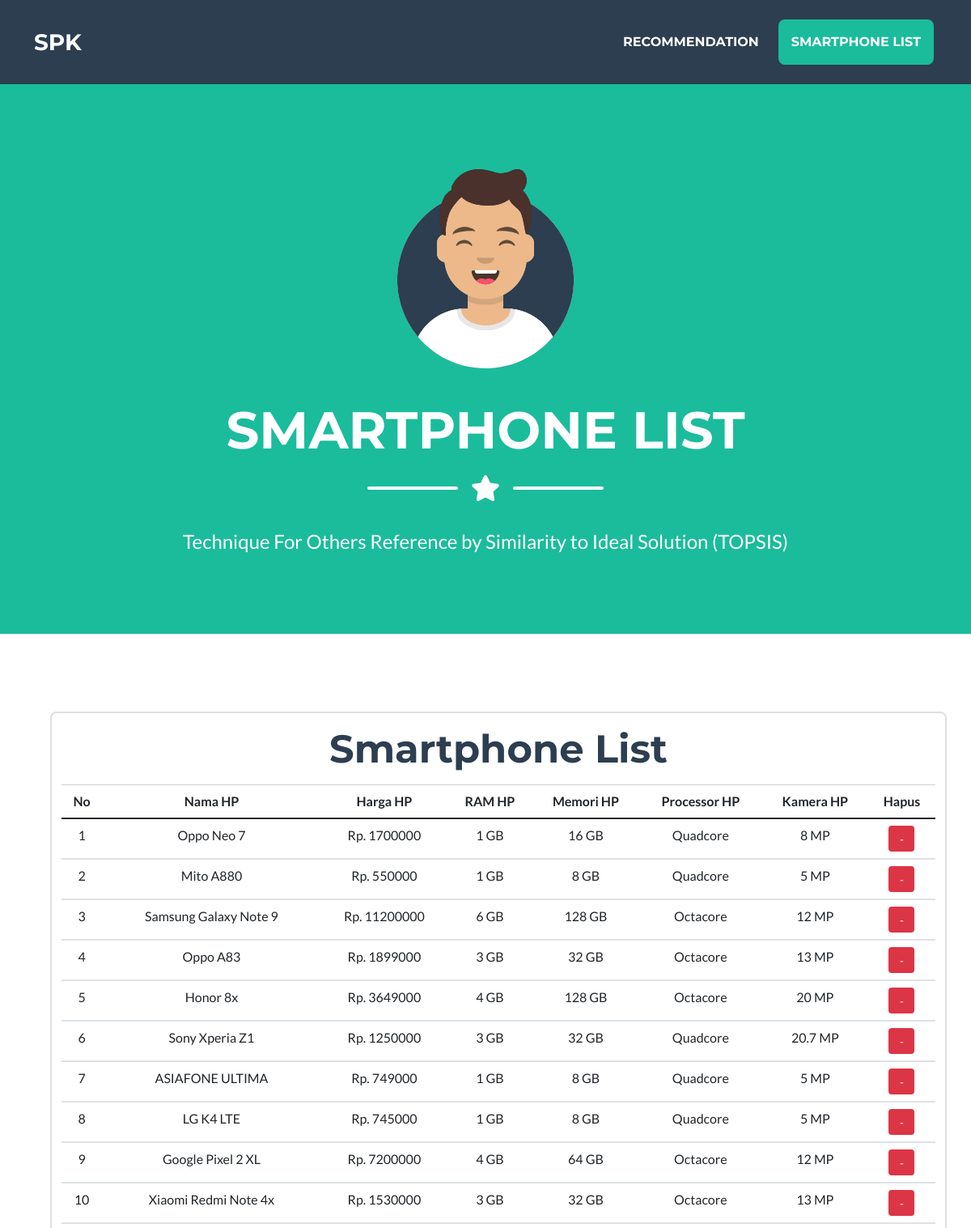
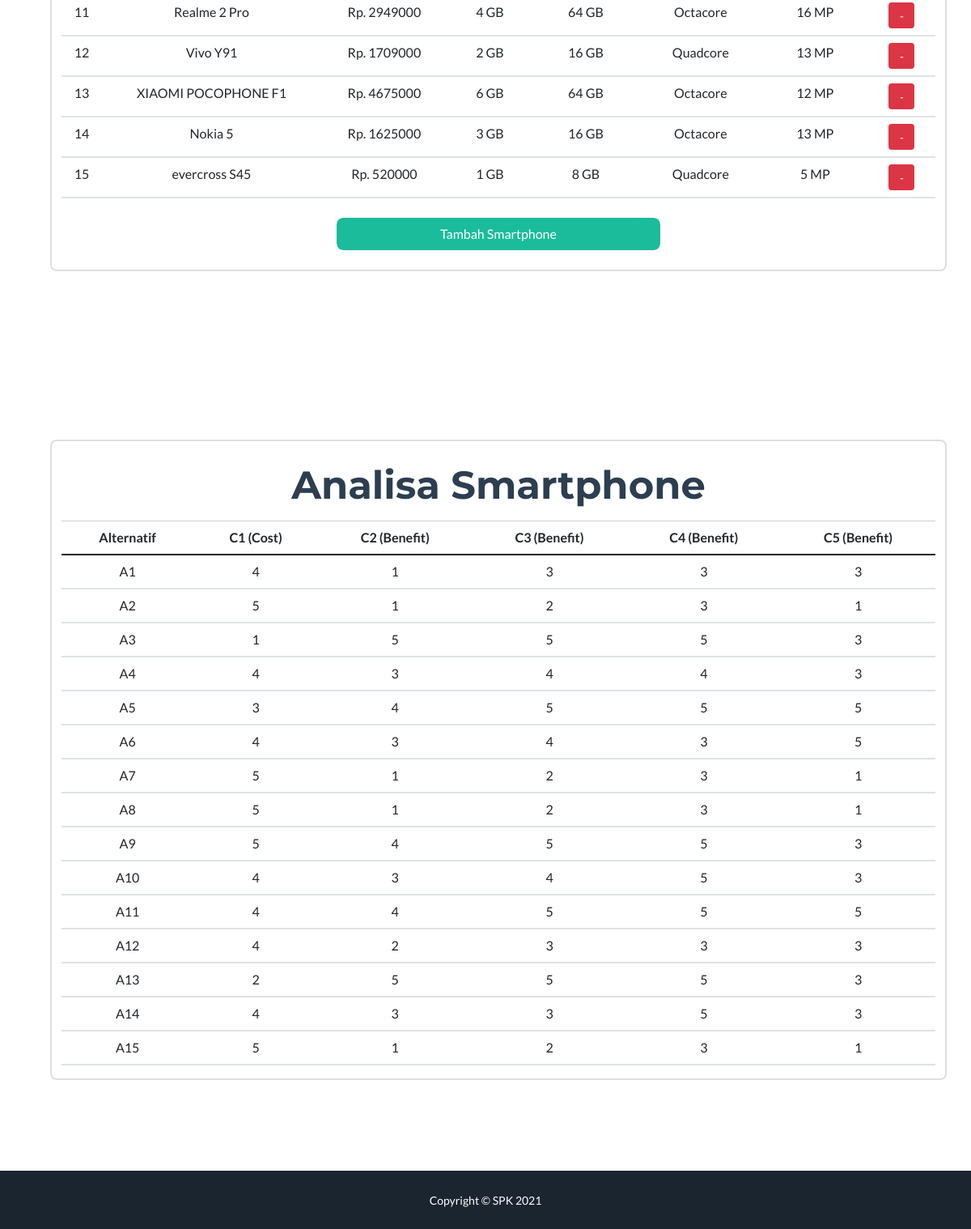
Page /list.php on the committed database (2 pictures, top to bottom).
### tables this page shows
CREATE TABLE `data_hp` (
  `id_hp` int(4) NOT NULL,
  `nama_hp` varchar(256) NOT NULL,
  `harga_hp` varchar(64) NOT NULL,
  `ram_hp` varchar(64) NOT NULL,
  `memori_hp` varchar(64) NOT NULL,
  `processor_hp` varchar(64) NOT NULL,
  `kamera_hp` varchar(64) NOT NULL,
  `harga_angka` varchar(64) NOT NULL,
  `ram_angka` varchar(64) NOT NULL,
  `memori_angka` varchar(64) NOT NULL,
  `processor_angka` varchar(64) NOT NULL,
  `kamera_angka` varchar(64) NOT NULL
);

### list.php (the view, shortened to what this page needs)
<?php
include('koneksi.php');
?>
<!DOCTYPE html>
<html lang="en">
<head>
    <link href="css/styles.css" rel="stylesheet" />
</head>
<body id="page-top">
    <nav class="navbar navbar-expand-lg bg-secondary text-uppercase fixed-top" id="mainNav">
        <div class="container">
            <a class="navbar-brand" href="index.php">SPK</a>
            <div class="collapse navbar-collapse" id="navbarResponsive">
                <ul class="navbar-nav ms-auto">
                    <li class="nav-item mx-0 mx-lg-1"><a class="nav-link py-3 px-0 px-lg-3 rounded" href="recommendation.php">Recommendation</a></li>
                    <li class="nav-item mx-0 mx-lg-1"><a class="nav-link py-3 px-0 px-lg-3 rounded active" href="list.php">Smartphone List</a></li>
                </ul>
            </div>
        </div>
    </nav>
    <header class="masthead bg-primary text-white text-center">
        <div class="container d-flex align-items-center flex-column">
            <img class="masthead-avatar mb-5" src="assets/img/avataaars.svg" alt="..." />
            <h1 class="masthead-heading text-uppercase mb-0">SmartPhone List</h1>
            <div class="divider-custom divider-light">
                <div class="divider-custom-line"></div>
                <div class="divider-custom-icon"><i class="fas fa-star"></i></div>
                <div class="divider-custom-line"></div>
            </div>
            <p class="masthead-subheading font-weight-light mb-0">Technique For Others Reference by Similarity to Ideal Solution (TOPSIS)</p>
        </div>
    </header>
    <section class="page-section portfolio" id="portfolio">
        <div class="container">
            <div class="section-card">
                <ul>
                    <div class="row">
                        <div class="card">
                            <div class="card-content">
                                <h2 class="page-section-heading text-center text-secondary m-4">Smartphone List</h2>
                                <table id="table_id" class="table" style="width:100%">
                                    <thead style="border-top: 1px solid #d0d0d0;">
                                        <tr>
                                            <th>
                                                <center>No </center>
                                            </th>
                                            <th>
                                                <center>Nama HP</center>
                                            </th>
                                            <th>
                                                <center>Harga HP</center>
                                            </th>
                                            <th>
                                                <center>RAM HP</center>
                                            </th>
                                            <th>
                                                <center>Memori HP</center>
                                            </th>
                                            <th>
                                                <center>Processor HP</center>
                                            </th>
                                            <th>
                                                <center>Kamera HP</center>
                                            </th>
                                            <th>
                                                <center>Hapus</center>
                                            </th>
                                        </tr>
                                    </thead>
                                    <tbody>
                                        <?php
                                        $query = mysqli_query($selectdb, "SELECT * FROM data_hp");
                                        $no = 1;
                                        while ($data = mysqli_fetch_array($query)) {
                                        ?>
                                            <tr>
                                                <td>
                                                    <center><?php echo $no; ?></center>
                                                </td>
                                                <td>
                                                    <center><?php echo $data['nama_hp'] ?></center>
                                                </td>
                                                <td>
                                                    <center><?php echo "Rp. ", $data['harga_hp'] ?></center>
                                                </td>
                                                <td>
                                                    <center><?php echo $data['ram_hp'], " GB" ?></center>
                                                </td>
                                                <td>
                                                    <center><?php echo $data['memori_hp'], " GB" ?></center>
                                                </td>
                                                <td>
                                                    <center><?php echo $data['processor_hp'] ?></center>
                                                </td>
                                                <td>
                                                    <center><?php echo $data['kamera_hp'], " MP" ?></center>
                                                </td>
                                                <td>
                                                    <center>
                                                        <form method="POST">
                                                            <button type="submit" name="hapus_hp" style="height: 32px; width: 32px;" class="btn btn-sm btn-danger">-</button>
                                                        </form>
                                                    </center>
                                                </td>
                                            </tr>
                                        <?php
                                            $no++;
                                        }
                                        ?>
                                    </tbody>
                                </table>
                                <div class="portfolio-item mx-auto m-4" data-bs-toggle="modal" data-bs-target="#tambahSmartphone">
                                    <a class="btn btn-primary h-100 w-100">Tambah Smartphone</a>
                                </div>
                            </div>
                        </div>
                    </div>
                </ul>
            </div>
        </div>
    </section>
    <section class="page-section" id="about">
        <div class="container">
            <div class="section-card">
                <ul>
                    <div class="row">
                        <div class="card">
                            <div class="card-content" style="padding-top: 10px;">
                                <h2 class="page-section-heading text-center text-secondary m-4">Analisa Smartphone</h2>
                                <table class="table">
                                    <thead style="border-top: 1px solid #d0d0d0;">
                                        <tr>
                                            <th>
                                                <center>Alternatif</center>
                                            </th>
                                            <th>
                                                <center>C1 (Cost)</center>
                                            </th>
                                            <th>
                                                <center>C2 (Benefit)</center>
                                            </th>
                                            <th>
                                                <center>C3 (Benefit)</center>
                                            </th>
                                            <th>
                                                <center>C4 (Benefit)</center>
                                            </th>
                                            <th>
                                                <center>C5 (Benefit)</center>
                                            </th>
                                        </tr>
                                    </thead>
                                    <tbody>
                                        <?php
                                        $query = mysqli_query($selectdb, "SELECT * FROM data_hp");
                                        $no = 1;
                                        while ($data = mysqli_fetch_array($query)) {
                                        ?>
                                            <tr>
                                                <td>
                                                    <center><?php echo "A", $no ?></center>
                                                </td>
                                                <td>
                                                    <center><?php echo $data['harga_angka'] ?></center>
                                                </td>
                                                <td>
                                                    <center><?php echo $data['ram_angka'] ?></center>
                                                </td>
                                                <td>
                                                    <center><?php echo $data['memori_angka'] ?></center>
                                                </td>
                                                <td>
                                                    <center><?php echo $data['processor_angka'] ?></center>
                                                </td>
                                                <td>
                                                    <center><?php echo $data['kamera_angka'] ?></center>
                                                </td>
                                            </tr>
                                        <?php
                                            $no++;
                                        }
                                        ?>
                                    </tbody>
                                </table>
                            </div>
                        </div>
                    </div>
                </ul>
            </div>
        </div>
    </section>
    <div class="copyright py-4 text-center text-white">
        <div class="container"><small>Copyright &copy; SPK 2021</small></div>
    </div>
</body>
</html>

### rows in the picture
data_hp: nama_hp "Oppo Neo 7", harga_hp "1700000", ram_hp "1", memori_hp "16", processor_hp "Quadcore", kamera_hp "8", harga_angka "4", ram_angka "1", memori_angka "3", processor_angka "3", kamera_angka "3"
data_hp: nama_hp "Mito A880", harga_hp "550000", ram_hp "1", memori_hp "8", processor_hp "Quadcore", kamera_hp "5", harga_angka "5", ram_angka "1", memori_angka "2", processor_angka "3", kamera_angka "1"
data_hp: nama_hp "Samsung Galaxy Note 9", harga_hp "11200000", ram_hp "6", memori_hp "128", processor_hp "Octacore", kamera_hp "12", harga_angka "1", ram_angka "5", memori_angka "5", processor_angka "5", kamera_angka "3"
data_hp: nama_hp "Oppo A83", harga_hp "1899000", ram_hp "3", memori_hp "32", processor_hp "Octacore", kamera_hp "13", harga_angka "4", ram_angka "3", memori_angka "4", processor_angka "4", kamera_angka "3"
data_hp: nama_hp "Honor 8x", harga_hp "3649000", ram_hp "4", memori_hp "128", processor_hp "Octacore", kamera_hp "20", harga_angka "3", ram_angka "4", memori_angka "5", processor_angka "5", kamera_angka "5"
data_hp: nama_hp "Sony Xperia Z1", harga_hp "1250000", ram_hp "3", memori_hp "32", processor_hp "Quadcore", kamera_hp "20.7", harga_angka "4", ram_angka "3", memori_angka "4", processor_angka "3", kamera_angka "5"
data_hp: nama_hp "ASIAFONE ULTIMA", harga_hp "749000", ram_hp "1", memori_hp "8", processor_hp "Quadcore", kamera_hp "5", harga_angka "5", ram_angka "1", memori_angka "2", processor_angka "3", kamera_angka "1"
data_hp: nama_hp "LG K4 LTE", harga_hp "745000", ram_hp "1", memori_hp "8", processor_hp "Quadcore", kamera_hp "5", harga_angka "5", ram_angka "1", memori_angka "2", processor_angka "3", kamera_angka "1"
data_hp: nama_hp "Google Pixel 2 XL", harga_hp "7200000", ram_hp "4", memori_hp "64", processor_hp "Octacore", kamera_hp "12", harga_angka "5", ram_angka "4", memori_angka "5", processor_angka "5", kamera_angka "3"
data_hp: nama_hp "Xiaomi Redmi Note 4x", harga_hp "1530000", ram_hp "3", memori_hp "32", processor_hp "Octacore", kamera_hp "13", harga_angka "4", ram_angka "3", memori_angka "4", processor_angka "5", kamera_angka "3"
data_hp: nama_hp "Realme 2 Pro", harga_hp "2949000", ram_hp "4", memori_hp "64", processor_hp "Octacore", kamera_hp "16", harga_angka "4", ram_angka "4", memori_angka "5", processor_angka "5", kamera_angka "5"
data_hp: nama_hp "Vivo Y91", harga_hp "1709000", ram_hp "2", memori_hp "16", processor_hp "Quadcore", kamera_hp "13", harga_angka "4", ram_angka "2", memori_angka "3", processor_angka "3", kamera_angka "3"
data_hp: nama_hp "XIAOMI POCOPHONE F1", harga_hp "4675000", ram_hp "6", memori_hp "64", processor_hp "Octacore", kamera_hp "12", harga_angka "2", ram_angka "5", memori_angka "5", processor_angka "5", kamera_angka "3"
data_hp: nama_hp "Nokia 5", harga_hp "1625000", ram_hp "3", memori_hp "16", processor_hp "Octacore", kamera_hp "13", harga_angka "4", ram_angka "3", memori_angka "3", processor_angka "5", kamera_angka "3"
data_hp: nama_hp "evercross S45", harga_hp "520000", ram_hp "1", memori_hp "8", processor_hp "Quadcore", kamera_hp "5", harga_angka "5", ram_angka "1", memori_angka "2", processor_angka "3", kamera_angka "1"
